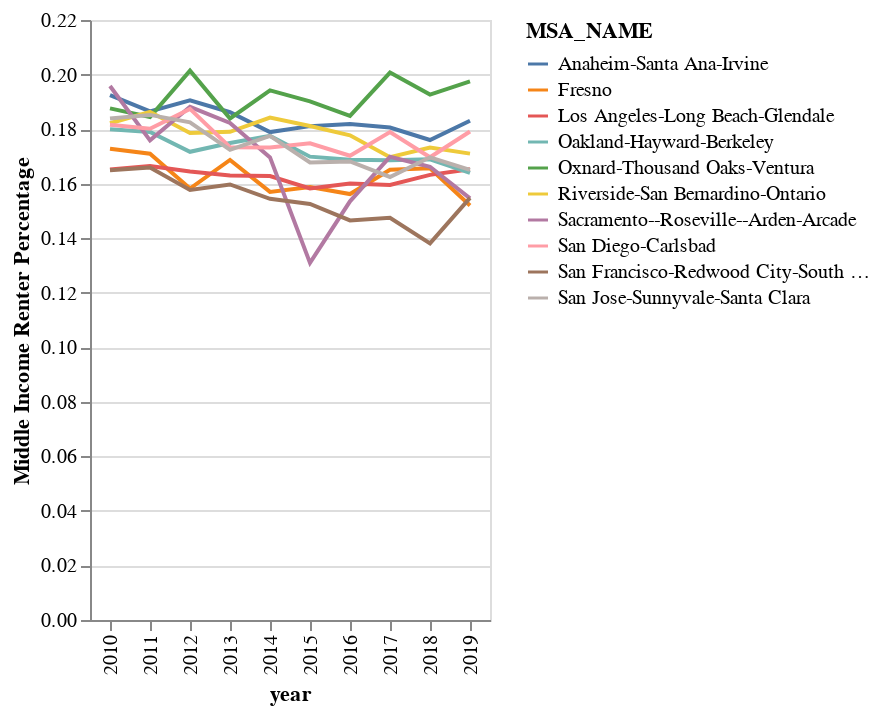

The cell this chart's notebook holds for it:
### Code cell
alt.Chart(msa_merged).mark_line().encode(
    x='year',
    y='Middle Income Renter Percentage',
    color="MSA_NAME"
)

### Figure 1 — Vega-Lite specification as saved in the notebook (floating-point values rounded to 4 significant figures)
{"config": {"view": {"continuousWidth": 400, "continuousHeight": 300}}, "data": {"name": "data-e91746ea89603f4c52bede4f18d09e2f"}, "mark": "line", "encoding": {"color": {"type": "nominal", "field": "MSA_NAME"}, "x": {"type": "nominal", "field": "year"}, "y": {"type": "quantitative", "field": "Middle Income Renter Percentage"}}, "$schema": "https://vega.github.io/schema/vega-lite/v4.0.2.json", "datasets": {"data-e91746ea89603f4c52bede4f18d09e2f": [{"MSA_NAME": "Anaheim-Santa Ana-Irvine", "year": "2010", "middle_income_HH": 8962.0, "total": 46560.0, "Middle Income Renter Percentage": 0.1925}, {"MSA_NAME": "Anaheim-Santa Ana-Irvine", "year": "2011", "middle_income_HH": 8901.0, "total": 47730.0, "Middle Income Renter Percentage": 0.1865}, {"MSA_NAME": "Anaheim-Santa Ana-Irvine", "year": "2012", "middle_income_HH": 1868.0, "total": 9804.0, "Middle Income Renter Percentage": 0.1905}, {"MSA_NAME": "Anaheim-Santa Ana-Irvine", "year": "2013", "middle_income_HH": 1840.0, "total": 9883.0, "Middle Income Renter Percentage": 0.1862}, {"MSA_NAME": "Anaheim-Santa Ana-Irvine", "year": "2014", "middle_income_HH": 1773.0, "total": 9910.0, "Middle Income Renter Percentage": 0.1789}, {"MSA_NAME": "Anaheim-Santa Ana-Irvine", "year": "2015", "middle_income_HH": 1817.0, "total": 10030.0, "Middle Income Renter Percentage": 0.1811}, {"MSA_NAME": "Anaheim-Santa Ana-Irvine", "year": "2016", "middle_income_HH": 1853.0, "total": 10190.0, "Middle Income Renter Percentage": 0.1819}, {"MSA_NAME": "Anaheim-Santa Ana-Irvine", "year": "2017", "middle_income_HH": 1883.0, "total": 10430.0, "Middle Income Renter Percentage": 0.1806}, {"MSA_NAME": "Anaheim-Santa Ana-Irvine", "year": "2018", "middle_income_HH": 1858.0, "total": 10560.0, "Middle Income Renter Percentage": 0.176}, {"MSA_NAME": "Anaheim-Santa Ana-Irvine", "year": "2019", "middle_income_HH": 1978.0, "total": 10800.0, "Middle Income Renter Percentage": 0.1831}, {"MSA_NAME": "Fresno", "year": "2010", "middle_income_HH": 2580.0, "total": 14930.0, "Middle Income Renter Percentage": 0.1728}, {"MSA_NAME": "Fresno", "year": "2011", "middle_income_HH": 2598.0, "total": 15200.0, "Middle Income Renter Percentage": 0.171}, {"MSA_NAME": "Fresno", "year": "2012", "middle_income_HH": 468.0, "total": 2958.0, "Middle Income Renter Percentage": 0.1582}, {"MSA_NAME": "Fresno", "year": "2013", "middle_income_HH": 497.0, "total": 2946.0, "Middle Income Renter Percentage": 0.1687}, {"MSA_NAME": "Fresno", "year": "2014", "middle_income_HH": 467.0, "total": 2975.0, "Middle Income Renter Percentage": 0.157}, {"MSA_NAME": "Fresno", "year": "2015", "middle_income_HH": 473.0, "total": 2979.0, "Middle Income Renter Percentage": 0.1588}, {"MSA_NAME": "Fresno", "year": "2016", "middle_income_HH": 464.0, "total": 2971.0, "Middle Income Renter Percentage": 0.1562}, {"MSA_NAME": "Fresno", "year": "2017", "middle_income_HH": 502.0, "total": 3041.0, "Middle Income Renter Percentage": 0.1651}, {"MSA_NAME": "Fresno", "year": "2018", "middle_income_HH": 502.0, "total": 3031.0, "Middle Income Renter Percentage": 0.1656}, {"MSA_NAME": "Fresno", "year": "2019", "middle_income_HH": 464.0, "total": 3053.0, "Middle Income Renter Percentage": 0.152}, {"MSA_NAME": "Los Angeles-Long Beach-Glendale", "year": "2010", "middle_income_HH": 27970.0, "total": 169300.0, "Middle Income Renter Percentage": 0.1652}, {"MSA_NAME": "Los Angeles-Long Beach-Glendale", "year": "2011", "middle_income_HH": 29490.0, "total": 177100.0, "Middle Income Renter Percentage": 0.1665}, {"MSA_NAME": "Los Angeles-Long Beach-Glendale", "year": "2012", "middle_income_HH": 5738.0, "total": 34900.0, "Middle Income Renter Percentage": 0.1644}, {"MSA_NAME": "Los Angeles-Long Beach-Glendale", "year": "2013", "middle_income_HH": 5714.0, "total": 35050.0, "Middle Income Renter Percentage": 0.163}, {"MSA_NAME": "Los Angeles-Long Beach-Glendale", "year": "2014", "middle_income_HH": 5751.0, "total": 35330.0, "Middle Income Renter Percentage": 0.1628}, {"MSA_NAME": "Los Angeles-Long Beach-Glendale", "year": "2015", "middle_income_HH": 5613.0, "total": 35470.0, "Middle Income Renter Percentage": 0.1582}, {"MSA_NAME": "Los Angeles-Long Beach-Glendale", "year": "2016", "middle_income_HH": 5704.0, "total": 35640.0, "Middle Income Renter Percentage": 0.16}, {"MSA_NAME": "Los Angeles-Long Beach-Glendale", "year": "2017", "middle_income_HH": 5651.0, "total": 35430.0, "Middle Income Renter Percentage": 0.1595}, {"MSA_NAME": "Los Angeles-Long Beach-Glendale", "year": "2018", "middle_income_HH": 5817.0, "total": 35640.0, "Middle Income Renter Percentage": 0.1632}, {"MSA_NAME": "Los Angeles-Long Beach-Glendale", "year": "2019", "middle_income_HH": 5916.0, "total": 35800.0, "Middle Income Renter Percentage": 0.1652}, {"MSA_NAME": "Oakland-Hayward-Berkeley", "year": "2010", "middle_income_HH": 2140.0, "total": 11890.0, "Middle Income Renter Percentage": 0.1799}, {"MSA_NAME": "Oakland-Hayward-Berkeley", "year": "2011", "middle_income_HH": 2147.0, "total": 12000.0, "Middle Income Renter Percentage": 0.179}, {"MSA_NAME": "Oakland-Hayward-Berkeley", "year": "2012", "middle_income_HH": 1000.0, "total": 5825.0, "Middle Income Renter Percentage": 0.1717}, {"MSA_NAME": "Oakland-Hayward-Berkeley", "year": "2013", "middle_income_HH": 1055.0, "total": 6032.0, "Middle Income Renter Percentage": 0.1749}, {"MSA_NAME": "Oakland-Hayward-Berkeley", "year": "2014", "middle_income_HH": 1075.0, "total": 6056.0, "Middle Income Renter Percentage": 0.1775}, {"MSA_NAME": "Oakland-Hayward-Berkeley", "year": "2015", "middle_income_HH": 1053.0, "total": 6198.0, "Middle Income Renter Percentage": 0.1699}, {"MSA_NAME": "Oakland-Hayward-Berkeley", "year": "2016", "middle_income_HH": 1045.0, "total": 6191.0, "Middle Income Renter Percentage": 0.1688}, {"MSA_NAME": "Oakland-Hayward-Berkeley", "year": "2017", "middle_income_HH": 1054.0, "total": 6253.0, "Middle Income Renter Percentage": 0.1686}, {"MSA_NAME": "Oakland-Hayward-Berkeley", "year": "2018", "middle_income_HH": 1051.0, "total": 6221.0, "Middle Income Renter Percentage": 0.1689}, {"MSA_NAME": "Oakland-Hayward-Berkeley", "year": "2019", "middle_income_HH": 1064.0, "total": 6490.0, "Middle Income Renter Percentage": 0.1639}, {"MSA_NAME": "Oxnard-Thousand Oaks-Ventura", "year": "2010", "middle_income_HH": 2346.0, "total": 12510.0, "Middle Income Renter Percentage": 0.1876}, {"MSA_NAME": "Oxnard-Thousand Oaks-Ventura", "year": "2011", "middle_income_HH": 2426.0, "total": 13150.0, "Middle Income Renter Percentage": 0.1844}, {"MSA_NAME": "Oxnard-Thousand Oaks-Ventura", "year": "2012", "middle_income_HH": 572.0, "total": 2840.0, "Middle Income Renter Percentage": 0.2014}, {"MSA_NAME": "Oxnard-Thousand Oaks-Ventura", "year": "2013", "middle_income_HH": 521.0, "total": 2833.0, "Middle Income Renter Percentage": 0.1839}, {"MSA_NAME": "Oxnard-Thousand Oaks-Ventura", "year": "2014", "middle_income_HH": 547.0, "total": 2817.0, "Middle Income Renter Percentage": 0.1942}, {"MSA_NAME": "Oxnard-Thousand Oaks-Ventura", "year": "2015", "middle_income_HH": 542.0, "total": 2850.0, "Middle Income Renter Percentage": 0.1902}, {"MSA_NAME": "Oxnard-Thousand Oaks-Ventura", "year": "2016", "middle_income_HH": 538.0, "total": 2911.0, "Middle Income Renter Percentage": 0.1848}, {"MSA_NAME": "Oxnard-Thousand Oaks-Ventura", "year": "2017", "middle_income_HH": 595.0, "total": 2964.0, "Middle Income Renter Percentage": 0.2007}, {"MSA_NAME": "Oxnard-Thousand Oaks-Ventura", "year": "2018", "middle_income_HH": 581.0, "total": 3016.0, "Middle Income Renter Percentage": 0.1926}, {"MSA_NAME": "Oxnard-Thousand Oaks-Ventura", "year": "2019", "middle_income_HH": 595.0, "total": 3013.0, "Middle Income Renter Percentage": 0.1975}, {"MSA_NAME": "Riverside-San Bernardino-Ontario", "year": "2010", "middle_income_HH": 6847.0, "total": 37590.0, "Middle Income Renter Percentage": 0.1821}, {"MSA_NAME": "Riverside-San Bernardino-Ontario", "year": "2011", "middle_income_HH": 6859.0, "total": 36810.0, "Middle Income Renter Percentage": 0.1864}, {"MSA_NAME": "Riverside-San Bernardino-Ontario", "year": "2012", "middle_income_HH": 1337.0, "total": 7488.0, "Middle Income Renter Percentage": 0.1786}, {"MSA_NAME": "Riverside-San Bernardino-Ontario", "year": "2013", "middle_income_HH": 1349.0, "total": 7537.0, "Middle Income Renter Percentage": 0.179}, {"MSA_NAME": "Riverside-San Bernardino-Ontario", "year": "2014", "middle_income_HH": 1402.0, "total": 7611.0, "Middle Income Renter Percentage": 0.1842}, {"MSA_NAME": "Riverside-San Bernardino-Ontario", "year": "2015", "middle_income_HH": 1409.0, "total": 7778.0, "Middle Income Renter Percentage": 0.1812}, {"MSA_NAME": "Riverside-San Bernardino-Ontario", "year": "2016", "middle_income_HH": 1381.0, "total": 7771.0, "Middle Income Renter Percentage": 0.1777}, {"MSA_NAME": "Riverside-San Bernardino-Ontario", "year": "2017", "middle_income_HH": 1333.0, "total": 7856.0, "Middle Income Renter Percentage": 0.1697}, {"MSA_NAME": "Riverside-San Bernardino-Ontario", "year": "2018", "middle_income_HH": 1390.0, "total": 8023.0, "Middle Income Renter Percentage": 0.1733}, {"MSA_NAME": "Riverside-San Bernardino-Ontario", "year": "2019", "middle_income_HH": 1355.0, "total": 7924.0, "Middle Income Renter Percentage": 0.171}, {"MSA_NAME": "Sacramento--Roseville--Arden-Arcade", "year": "2010", "middle_income_HH": 529.0, "total": 2702.0, "Middle Income Renter Percentage": 0.1958}, {"MSA_NAME": "Sacramento--Roseville--Arden-Arcade", "year": "2011", "middle_income_HH": 455.0, "total": 2587.0, "Middle Income Renter Percentage": 0.1759}, {"MSA_NAME": "Sacramento--Roseville--Arden-Arcade", "year": "2012", "middle_income_HH": 124.0, "total": 659.0, "Middle Income Renter Percentage": 0.1882}, {"MSA_NAME": "Sacramento--Roseville--Arden-Arcade", "year": "2013", "middle_income_HH": 115.0, "total": 631.0, "Middle Income Renter Percentage": 0.1823}, {"MSA_NAME": "Sacramento--Roseville--Arden-Arcade", "year": "2014", "middle_income_HH": 115.0, "total": 678.0, "Middle Income Renter Percentage": 0.1696}, {"MSA_NAME": "Sacramento--Roseville--Arden-Arcade", "year": "2015", "middle_income_HH": 88.0, "total": 672.0, "Middle Income Renter Percentage": 0.131}, {"MSA_NAME": "Sacramento--Roseville--Arden-Arcade", "year": "2016", "middle_income_HH": 107.0, "total": 697.0, "Middle Income Renter Percentage": 0.1535}, {"MSA_NAME": "Sacramento--Roseville--Arden-Arcade", "year": "2017", "middle_income_HH": 115.0, "total": 677.0, "Middle Income Renter Percentage": 0.1699}, {"MSA_NAME": "Sacramento--Roseville--Arden-Arcade", "year": "2018", "middle_income_HH": 119.0, "total": 716.0, "Middle Income Renter Percentage": 0.1662}, {"MSA_NAME": "Sacramento--Roseville--Arden-Arcade", "year": "2019", "middle_income_HH": 113.0, "total": 731.0, "Middle Income Renter Percentage": 0.1546}, {"MSA_NAME": "San Diego-Carlsbad", "year": "2010", "middle_income_HH": 8681.0, "total": 47810.0, "Middle Income Renter Percentage": 0.1816}, {"MSA_NAME": "San Diego-Carlsbad", "year": "2011", "middle_income_HH": 8695.0, "total": 48270.0, "Middle Income Renter Percentage": 0.1801}, {"MSA_NAME": "San Diego-Carlsbad", "year": "2012", "middle_income_HH": 1929.0, "total": 10290.0, "Middle Income Renter Percentage": 0.1874}, {"MSA_NAME": "San Diego-Carlsbad", "year": "2013", "middle_income_HH": 1817.0, "total": 10480.0, "Middle Income Renter Percentage": 0.1734}, {"MSA_NAME": "San Diego-Carlsbad", "year": "2014", "middle_income_HH": 1825.0, "total": 10530.0, "Middle Income Renter Percentage": 0.1732}, {"MSA_NAME": "San Diego-Carlsbad", "year": "2015", "middle_income_HH": 1855.0, "total": 10610.0, "Middle Income Renter Percentage": 0.1748}, {"MSA_NAME": "San Diego-Carlsbad", "year": "2016", "middle_income_HH": 1806.0, "total": 10610.0, "Middle Income Renter Percentage": 0.1702}, {"MSA_NAME": "San Diego-Carlsbad", "year": "2017", "middle_income_HH": 1939.0, "total": 10840.0, "Middle Income Renter Percentage": 0.1789}, {"MSA_NAME": "San Diego-Carlsbad", "year": "2018", "middle_income_HH": 1836.0, "total": 10820.0, "Middle Income Renter Percentage": 0.1697}, {"MSA_NAME": "San Diego-Carlsbad", "year": "2019", "middle_income_HH": 1957.0, "total": 10920.0, "Middle Income Renter Percentage": 0.1791}, {"MSA_NAME": "San Francisco-Redwood City-South San Francisco", "year": "2010", "middle_income_HH": 843.0, "total": 5113.0, "Middle Income Renter Percentage": 0.1649}, {"MSA_NAME": "San Francisco-Redwood City-South San Francisco", "year": "2011", "middle_income_HH": 855.0, "total": 5153.0, "Middle Income Renter Percentage": 0.1659}, {"MSA_NAME": "San Francisco-Redwood City-South San Francisco", "year": "2012", "middle_income_HH": 498.0, "total": 3158.0, "Middle Income Renter Percentage": 0.1577}, {"MSA_NAME": "San Francisco-Redwood City-South San Francisco", "year": "2013", "middle_income_HH": 528.0, "total": 3306.0, "Middle Income Renter Percentage": 0.1597}, {"MSA_NAME": "San Francisco-Redwood City-South San Francisco", "year": "2014", "middle_income_HH": 509.0, "total": 3296.0, "Middle Income Renter Percentage": 0.1544}, {"MSA_NAME": "San Francisco-Redwood City-South San Francisco", "year": "2015", "middle_income_HH": 504.0, "total": 3304.0, "Middle Income Renter Percentage": 0.1525}, {"MSA_NAME": "San Francisco-Redwood City-South San Francisco", "year": "2016", "middle_income_HH": 491.0, "total": 3351.0, "Middle Income Renter Percentage": 0.1465}, {"MSA_NAME": "San Francisco-Redwood City-South San Francisco", "year": "2017", "middle_income_HH": 497.0, "total": 3370.0, "Middle Income Renter Percentage": 0.1475}, {"MSA_NAME": "San Francisco-Redwood City-South San Francisco", "year": "2018", "middle_income_HH": 456.0, "total": 3302.0, "Middle Income Renter Percentage": 0.1381}, {"MSA_NAME": "San Francisco-Redwood City-South San Francisco", "year": "2019", "middle_income_HH": 537.0, "total": 3469.0, "Middle Income Renter Percentage": 0.1548}, {"MSA_NAME": "San Jose-Sunnyvale-Santa Clara", "year": "2010", "middle_income_HH": 3005.0, "total": 16340.0, "Middle Income Renter Percentage": 0.1839}, {"MSA_NAME": "San Jose-Sunnyvale-Santa Clara", "year": "2011", "middle_income_HH": 3042.0, "total": 16420.0, "Middle Income Renter Percentage": 0.1852}, {"MSA_NAME": "San Jose-Sunnyvale-Santa Clara", "year": "2012", "middle_income_HH": 1153.0, "total": 6318.0, "Middle Income Renter Percentage": 0.1825}, {"MSA_NAME": "San Jose-Sunnyvale-Santa Clara", "year": "2013", "middle_income_HH": 1132.0, "total": 6567.0, "Middle Income Renter Percentage": 0.1724}, {"MSA_NAME": "San Jose-Sunnyvale-Santa Clara", "year": "2014", "middle_income_HH": 1156.0, "total": 6512.0, "Middle Income Renter Percentage": 0.1775}, {"MSA_NAME": "San Jose-Sunnyvale-Santa Clara", "year": "2015", "middle_income_HH": 1099.0, "total": 6550.0, "Middle Income Renter Percentage": 0.1678}, {"MSA_NAME": "San Jose-Sunnyvale-Santa Clara", "year": "2016", "middle_income_HH": 1118.0, "total": 6650.0, "Middle Income Renter Percentage": 0.1681}, {"MSA_NAME": "San Jose-Sunnyvale-Santa Clara", "year": "2017", "middle_income_HH": 1097.0, "total": 6753.0, "Middle Income Renter Percentage": 0.1624}, {"MSA_NAME": "San Jose-Sunnyvale-Santa Clara", "year": "2018", "middle_income_HH": 1153.0, "total": 6796.0, "Middle Income Renter Percentage": 0.1697}, {"MSA_NAME": "San Jose-Sunnyvale-Santa Clara", "year": "2019", "middle_income_HH": 1161.0, "total": 7033.0, "Middle Income Renter Percentage": 0.1651}]}}
